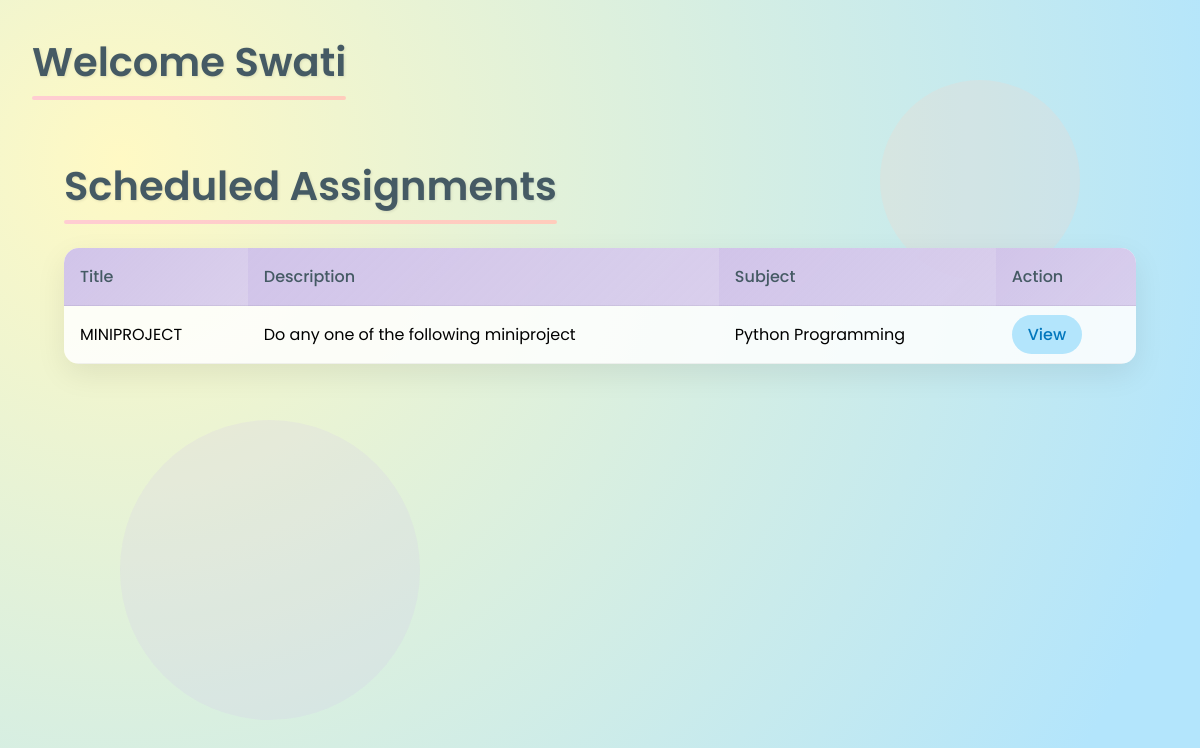
/tracker/scheduled_assignments/ (signed in), run on the app's committed database.
### tracker/models.py (models this page shows, shortened)
class Assignment(models.Model):
    faculty = models.ForeignKey(User, on_delete=models.CASCADE, related_name='assignments')
    faculty_name = models.CharField(max_length=150, default='0')
    title = models.CharField(max_length=200)
    description = models.TextField()
    subject = models.CharField(max_length=100, default='')
    possible_grades = models.IntegerField()
    upload_pdf = models.FileField(upload_to='assignments/')
    deadline = models.DateTimeField()
    created_at = models.DateTimeField(auto_now_add=True)

### tracker/views.py (the view)
# urls.py: path('scheduled_assignments/', views.scheduled_assignments, name='scheduled_assignments'),
@login_required
def scheduled_assignments(request):
    assignments = Assignment.objects.filter(faculty=request.user)
    context = {
        'assignments': assignments,
        'faculty_name': request.user.first_name
    }
    return render(request, 'scheduled_assignments.html', context)

### tracker/templates/scheduled_assignments.html (shortened to what this page needs)
{% extends 'faculty.html' %}
{% block content %}
<div class="assignments-container">
    <h1>Scheduled Assignments</h1>
    <table class="assignments-table">
        <thead>
            <tr>
                <th>Title</th>
                <th>Description</th>
                <th>Subject</th>
                <th>Action</th>
            </tr>
        </thead>
        <tbody>
            {% for assignment in assignments %}
            <tr>
                <td>{{ assignment.title }}</td>
                <td>{{ assignment.description|truncatechars:50 }}</td>
                <td>{{ assignment.subject }}</td>
                <td>
                    <a href="{% url 'faculty_assignment_detail' assignment.id %}" class="btn-view">
                        View
                    </a>
                </td>
            </tr>
            {% empty %}
            <tr>
                <td colspan="4">No assignments found.</td>
            </tr>
            {% endfor %}
        </tbody>
    </table>
</div>
{% endblock %}

### tracker/templates/faculty.html (shortened to what this page needs)
{% load static %}
<!DOCTYPE html>
<html lang="en">
  <head>
  </head>
  <body>
    <div class="floating circle-1"></div>
    <div class="floating circle-2"></div>
    <div class="dashboard-container">
        <h1>Welcome {{ faculty_name }}</h1>
        {% block content %}{% endblock %}
    </div>
</body>
</html>

### tracker/templates/faculty.html (style rules this page uses)
:root { --sunshine-yellow: #fff9c4; --soft-blue: #b3e5fc; --bubblegum-pink: #ffcdd2; --peach-orange: #ffccbc; --lavender: #d1c4e9; --text-dark: #455a64; --text-light: #ffffff; }
* { margin: 0; padding: 0; box-sizing: border-box; font-family: "Poppins", sans-serif; }
body { background-color: #fafafa; background-image: radial-gradient( circle at 10% 20%, var(--sunshine-yellow) 0%, var(--soft-blue) 90% ); min-height: 100vh; padding: 2rem; }
.dashboard-container { max-width: 1200px; margin: 0 auto; animation: fadeIn 0.8s ease-out; }
h1 { color: var(--text-dark); font-weight: 600; font-size: 2.5rem; margin-bottom: 2rem; text-shadow: 1px 1px 3px rgba(0, 0, 0, 0.1); position: relative; display: inline-block; }
h1::after { content: ""; position: absolute; bottom: -8px; left: 0; width: 100%; height: 4px; background: linear-gradient( 90deg, var(--bubblegum-pink), var(--peach-orange) ); border-radius: 2px; }
.floating { position: absolute; border-radius: 50%; opacity: 0.2; z-index: -1; }
.circle-1 { width: 200px; height: 200px; background: var(--peach-orange); top: 10%; right: 10%; }
.circle-2 { width: 300px; height: 300px; background: var(--lavender); bottom: 10%; left: 10%; }

### tracker/templates/scheduled_assignments.html (style rules this page uses)
.assignments-container { max-width: 1200px; margin: 0 auto; padding: 2rem; }
.assignments-table { width: 100%; border-collapse: collapse; background: rgba(255, 255, 255, 0.85); border-radius: 15px; overflow: hidden; box-shadow: 0 10px 30px rgba(0, 0, 0, 0.08); }
.assignments-table th, .assignments-table td { padding: 1rem; text-align: left; border-bottom: 1px solid rgba(0, 0, 0, 0.05); }
.assignments-table th { background: linear-gradient(135deg, var(--lavender), rgba(209, 196, 233, 0.8)); color: var(--text-dark); font-weight: 500; }
.btn-view { padding: 0.5rem 1rem; background: var(--soft-blue); color: #0277bd; border-radius: 50px; text-decoration: none; font-weight: 500; transition: all 0.3s ease; }

### data on the page
Assignment: title "MINIPROJECT", description "Do any one of the following miniproject", subject "Python Programming"

### other printed values
{{ faculty_name }} "Swati"
